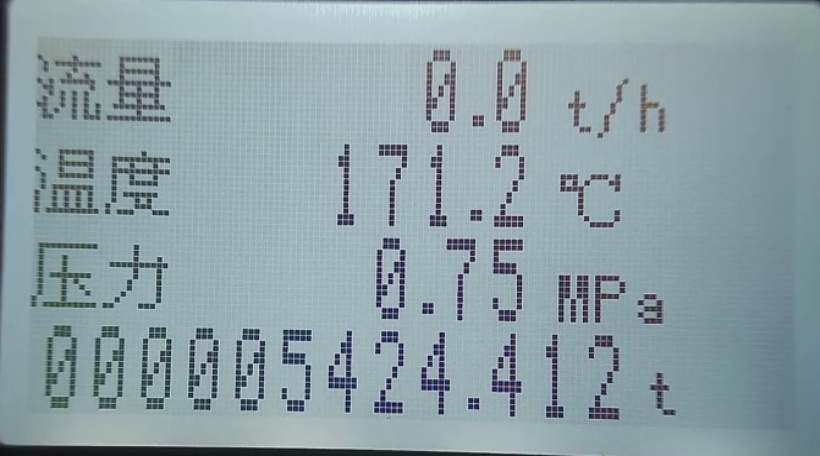
#> input picture 20260409_work4/test.jpg, 820 x 456 px
$ python -i image_processor.py   (imports and definitions only)
#> lines starting #> are read from the running program, lines starting #| are printed output that depends on the picture; after the words box and inside, x2 and y2 are one past the last pixel; in counts of white or black regions, pixels touching at a corner belong together
#> further down, picture is the input picture: shape (456, 820, 3); mean B, G, R 165.8, 159.9, 140.9
import cv2
import numpy as np
import math


class ImageProcessor:

    # [13 lines left out: functions gray, binary, not called in this run]

    def inverse(self, img):

        return 255 - img

    # [26 lines left out: functions gamma, log_transform, exp_transform, not called in this run]

    def resize_half(self, img):

        return cv2.resize(img, None, fx=0.5, fy=0.5)

    # [137 lines left out: functions window_level_transform, glass, relief, oil, mosaic, sketch and 2 more, not called in this run]

    def cartoonize(self, img):
        img_color = img.copy()
        for _ in range(7):
            img_color = cv2.bilateralFilter(img_color, d=9, sigmaColor=9, sigmaSpace=7)
        gray = cv2.cvtColor(img, cv2.COLOR_BGR2GRAY)
        blur = cv2.medianBlur(gray, 7)
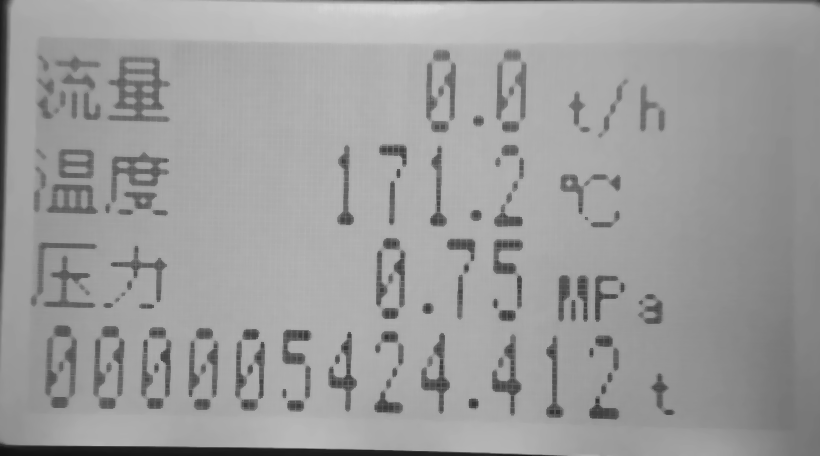
#> blur: shape (456, 820); min 18, max 217, mean 156.1
        edge = cv2.adaptiveThreshold(
            blur, 255, cv2.ADAPTIVE_THRESH_MEAN_C, cv2.THRESH_BINARY, 9, 2
        )
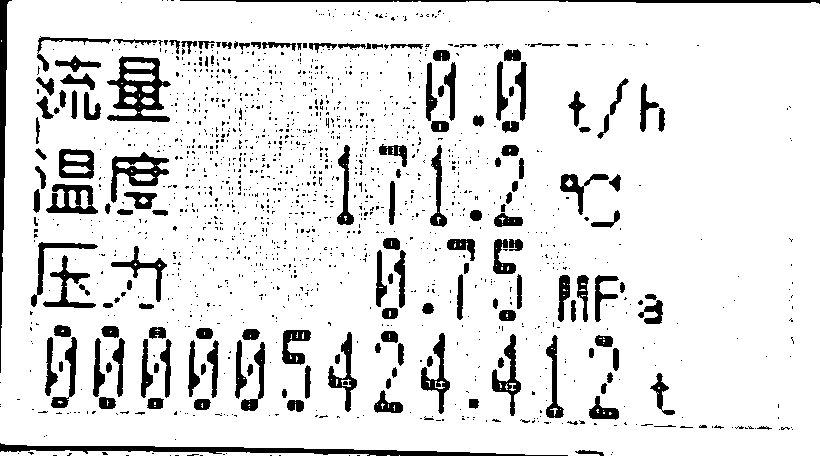
#> edge: shape (456, 820); 88.6% white; 1509 black regions (1345 under 20 px), largest, box (x1, y1, x2, y2) and area: (0, 443, 568, 456) 2560, (107, 56, 171, 122) 1894, (0, 0, 12, 373) 1579
        edge_color = cv2.cvtColor(edge, cv2.COLOR_GRAY2BGR)
        return cv2.bitwise_and(img_color, edge_color)
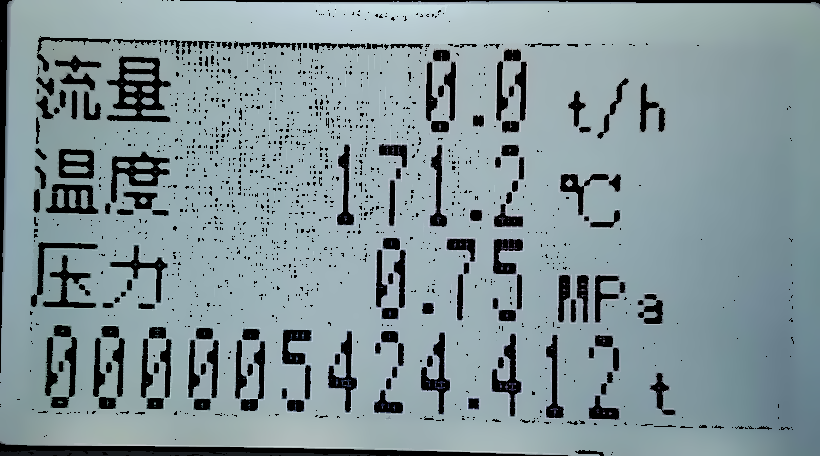
#> returned value: shape (456, 820, 3); mean of channels 0, 1, 2 153.6, 148.8, 130.9; drawn as B, G, R

>>> import cv2
>>> picture = cv2.imread('../../../../20260409_work4/test.jpg')
>>> result = ImageProcessor().cartoonize(picture)
